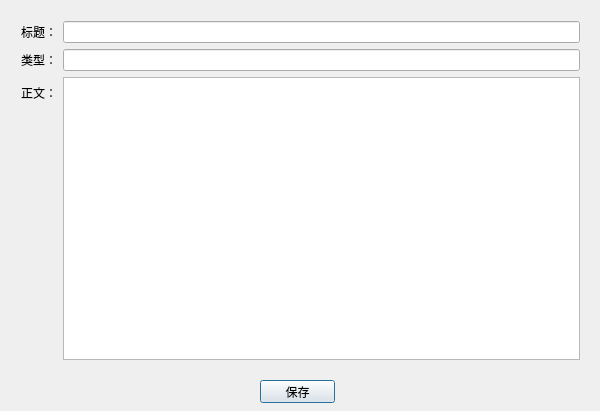
<?xml version="1.0" encoding="UTF-8"?>
<ui version="4.0">
 <class>NewsEditDialogClass</class>
 <widget class="QDialog" name="NewsEditDialogClass">
  <property name="geometry">
   <rect>
    <x>0</x>
    <y>0</y>
    <width>600</width>
    <height>411</height>
   </rect>
  </property>
  <property name="windowTitle">
   <string>编辑新闻</string>
  </property>
  <widget class="QWidget" name="formLayoutWidget">
   <property name="geometry">
    <rect>
     <x>10</x>
     <y>10</y>
     <width>581</width>
     <height>361</height>
    </rect>
   </property>
   <layout class="QFormLayout" name="formLayout">
    <item row="0" column="0">
     <widget class="QLabel" name="label">
      <property name="text">
       <string>标题：</string>
      </property>
     </widget>
    </item>
    <item row="0" column="1">
     <widget class="QLineEdit" name="le_title"/>
    </item>
    <item row="1" column="0">
     <widget class="QLabel" name="label_2">
      <property name="text">
       <string>类型：</string>
      </property>
     </widget>
    </item>
    <item row="1" column="1">
     <widget class="QLineEdit" name="le_types"/>
    </item>
    <item row="2" column="0">
     <widget class="QLabel" name="label_3">
      <property name="text">
       <string>正文：</string>
      </property>
     </widget>
    </item>
    <item row="2" column="1">
     <widget class="QTextEdit" name="te_news"/>
    </item>
   </layout>
  </widget>
  <widget class="QPushButton" name="pushButton">
   <property name="geometry">
    <rect>
     <x>260</x>
     <y>380</y>
     <width>75</width>
     <height>23</height>
    </rect>
   </property>
   <property name="text">
    <string>保存</string>
   </property>
  </widget>
 </widget>
 <layoutdefault spacing="6" margin="11"/>
 <resources/>
 <connections>
  <connection>
   <sender>pushButton</sender>
   <signal>clicked()</signal>
   <receiver>NewsEditDialogClass</receiver>
   <slot>save()</slot>
   <hints>
    <hint type="sourcelabel">
     <x>298</x>
     <y>391</y>
    </hint>
    <hint type="destinationlabel">
     <x>217</x>
     <y>386</y>
    </hint>
   </hints>
  </connection>
 </connections>
 <slots>
  <slot>save()</slot>
 </slots>
</ui>
